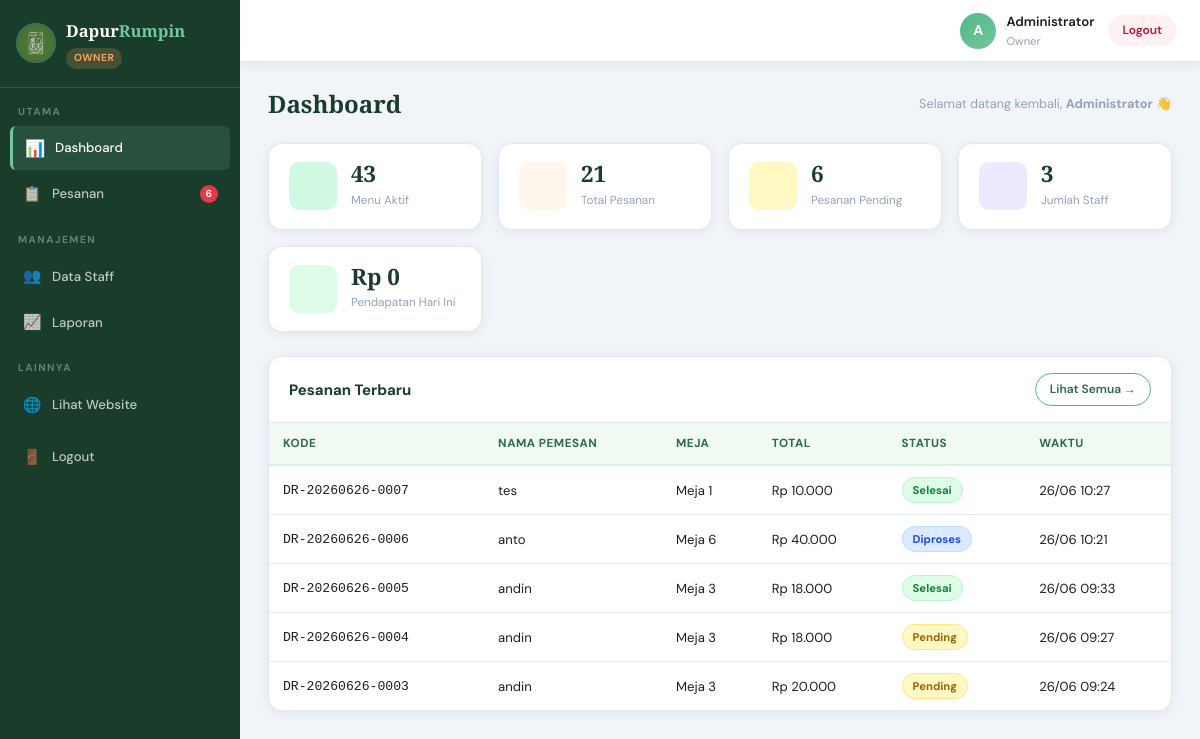
/admin/index.php (signed in), run on the app's committed database.
### tables this page shows
CREATE TABLE `pesanan` (
  `id` int(10) UNSIGNED NOT NULL,
  `kode_pesanan` varchar(30) NOT NULL,
  `nama_pemesan` varchar(100) NOT NULL,
  `nomor_meja` varchar(20) NOT NULL,
  `total_harga` int(10) UNSIGNED NOT NULL,
  `payment_method` enum('qris','tunai') DEFAULT NULL,
  `paid_at` timestamp NULL DEFAULT NULL,
  `status` enum('pending','diproses','selesai','dibatalkan') NOT NULL DEFAULT 'pending',
  `created_at` timestamp NOT NULL DEFAULT current_timestamp(),
  `updated_at` timestamp NOT NULL DEFAULT current_timestamp() ON UPDATE current_timestamp()
);

### includes/auth_check.php (called while the page is built, shortened)
<?php
function currentUser(): array
{
    return [
        'id'       => $_SESSION['user_id']       ?? null,
        'nama'     => $_SESSION['user_nama']      ?? '',
        'username' => $_SESSION['user_username']   ?? '',
        'role'     => $_SESSION['user_role']       ?? '',
    ];
}

### admin/index.php (the view, shortened to what this page needs)
<?php
require_once '../includes/auth_check.php';
require_once '../config/db.php';
$totalMenu     = $pdo->query("SELECT COUNT(*) FROM menu WHERE is_active = 1")->fetchColumn();
$totalPesanan  = $pdo->query("SELECT COUNT(*) FROM pesanan")->fetchColumn();
$pesananPending= $pdo->query("SELECT COUNT(*) FROM pesanan WHERE status = 'pending'")->fetchColumn();
$totalStaff    = $pdo->query("SELECT COUNT(*) FROM users WHERE role != 'owner'")->fetchColumn();
$pendapatanHari= $pdo->query(
    "SELECT COALESCE(SUM(total_harga),0) FROM pesanan
     WHERE DATE(created_at) = CURDATE() AND status != 'dibatalkan'"
)->fetchColumn();
$pesananTerbaru = $pdo->query(
    "SELECT * FROM pesanan ORDER BY created_at DESC LIMIT 5"
)->fetchAll();
function statusBadge(string $status): string {
    return match($status) {
        'pending'     => 'badge-pending',
        'diproses'    => 'badge-diproses',
        'selesai'     => 'badge-selesai',
        'dibatalkan'  => 'badge-dibatalkan',
        default       => ''
    };
}
?>
<!DOCTYPE html>
<html lang="id">
<head>
  <link rel="stylesheet" href="../css/dashboard.css">
</head>
<body>
<?php include '_sidebar.php'; ?>
<div class="main-content">
  <?php include '_topbar.php'; ?>
  <div class="page-body">
    <div class="page-title-wrap">
      <h2 class="page-title">Dashboard</h2>
      <p class="page-sub">Selamat datang kembali, <strong><?= htmlspecialchars($user['nama']) ?></strong> 👋</p>
    </div>
    <div class="stat-grid">
      <div class="stat-card">
        <div class="stat-icon" style="background:#d1fae5;color:#065f46;"></div>
        <div class="stat-info">
          <span class="stat-num"><?= $totalMenu ?></span>
          <span class="stat-lbl">Menu Aktif</span>
        </div>
      </div>
      <div class="stat-card">
        <div class="stat-icon" style="background:#fff7ed;color:#c2410c;"></div>
        <div class="stat-info">
          <span class="stat-num"><?= $totalPesanan ?></span>
          <span class="stat-lbl">Total Pesanan</span>
        </div>
      </div>
      <div class="stat-card">
        <div class="stat-icon" style="background:#fef9c3;color:#a16207;"></div>
        <div class="stat-info">
          <span class="stat-num"><?= $pesananPending ?></span>
          <span class="stat-lbl">Pesanan Pending</span>
        </div>
      </div>
      <div class="stat-card">
        <div class="stat-icon" style="background:#ede9fe;color:#6d28d9;"></div>
        <div class="stat-info">
          <span class="stat-num"><?= $totalStaff ?></span>
          <span class="stat-lbl">Jumlah Staff</span>
        </div>
      </div>
      <div class="stat-card stat-card-wide">
        <div class="stat-icon" style="background:#dcfce7;color:#15803d;"></div>
        <div class="stat-info">
          <span class="stat-num">Rp <?= number_format($pendapatanHari, 0, ',', '.') ?></span>
          <span class="stat-lbl">Pendapatan Hari Ini</span>
        </div>
      </div>
    </div>
    <div class="card">
      <div class="card-header">
        <h3 class="card-title"> Pesanan Terbaru</h3>
        <a href="../staff/pesanan.php" class="btn-sm btn-outline-hijau">Lihat Semua →</a>
      </div>
      <div class="table-wrap">
        <table class="data-table">
          <thead>
            <tr>
              <th>Kode</th>
              <th>Nama Pemesan</th>
              <th>Meja</th>
              <th>Total</th>
              <th>Status</th>
              <th>Waktu</th>
            </tr>
          </thead>
          <tbody>
            <?php if (empty($pesananTerbaru)): ?>
              <tr><td colspan="6" class="td-empty">Belum ada pesanan masuk.</td></tr>
            <?php else: ?>
              <?php foreach ($pesananTerbaru as $p): ?>
              <tr>
                <td><code><?= htmlspecialchars($p['kode_pesanan']) ?></code></td>
                <td><?= htmlspecialchars($p['nama_pemesan']) ?></td>
                <td>Meja <?= htmlspecialchars($p['nomor_meja']) ?></td>
                <td>Rp <?= number_format($p['total_harga'], 0, ',', '.') ?></td>
                <td><span class="badge <?= statusBadge($p['status']) ?>"><?= ucfirst($p['status']) ?></span></td>
                <td><?= date('d/m H:i', strtotime($p['created_at'])) ?></td>
              </tr>
              <?php endforeach; ?>
            <?php endif; ?>
          </tbody>
        </table>
      </div>
    </div>
  </div>
</div>
</body>
</html>

### css/dashboard.css (style rules this page uses)
:root { --hijau-tua: #1a3c2b; --hijau-utama: #2d6a4f; --hijau-muda: #52b788; --hijau-cerah: #74c69d; --hijau-pucat: #d8f3dc; --hijau-pastel: #f0faf2; --kuning-aksen: #f4a261; --abu: #5a6472; --abu-muda: #94a3b8; --gelap: #1b1f23; --putih: #ffffff; --bg-dash: #f1f5f9; --border: #e2e8f0; --sidebar-w: 240px; --topbar-h: 62px; --radius-lg: 14px; --radius-md: 10px; --radius-sm: 6px; --shadow: 0 2px 12px rgba(0,0,0,0.07); --shadow-md: 0 4px 24px rgba(0,0,0,0.1); --transition: all 0.3s cubic-bezier(.4,0,.2,1); }
*, *::before, *::after { box-sizing: border-box; margin: 0; padding: 0; }
html { font-size: 15px; scroll-behavior: smooth; }
body { font-family: 'DM Sans', sans-serif; background: var(--bg-dash); color: var(--gelap); line-height: 1.6; display: flex; min-height: 100vh; }
a { text-decoration: none; color: inherit; }
.main-content { margin-left: var(--sidebar-w); flex: 1; display: flex; flex-direction: column; min-height: 100vh; }
.page-body { padding: 28px 28px 60px; flex: 1; }
.page-title-wrap { display: flex; align-items: flex-start; justify-content: space-between; margin-bottom: 24px; flex-wrap: wrap; gap: 12px; }
.page-title { font-family: 'Playfair Display', serif; font-size: 1.6rem; font-weight: 800; color: var(--hijau-tua); line-height: 1.2; }
.page-sub { font-size: 0.85rem; color: var(--abu-muda); margin-top: 4px; }
.card { background: var(--putih); border-radius: var(--radius-lg); border: 1px solid var(--border); box-shadow: var(--shadow); overflow: hidden; margin-bottom: 20px; }
.card-header { display: flex; align-items: center; justify-content: space-between; padding: 16px 20px; border-bottom: 1px solid var(--border); }
.card-title { font-size: 1rem; font-weight: 700; color: var(--hijau-tua); }
.stat-grid { display: grid; grid-template-columns: repeat(auto-fit, minmax(180px, 1fr)); gap: 16px; margin-bottom: 24px; }
.stat-card { background: var(--putih); border-radius: var(--radius-lg); border: 1px solid var(--border); padding: 18px 20px; display: flex; align-items: center; gap: 14px; box-shadow: var(--shadow); transition: var(--transition); }
.stat-card-wide { grid-column: span 1; }
.stat-icon { width: 48px; height: 48px; border-radius: var(--radius-md); display: flex; align-items: center; justify-content: center; font-size: 1.4rem; flex-shrink: 0; }
.stat-num { display: block; font-family: 'Playfair Display', serif; font-size: 1.5rem; font-weight: 800; color: var(--hijau-tua); line-height: 1.1; }
.stat-lbl { font-size: 0.78rem; color: var(--abu-muda); }
.table-wrap { overflow-x: auto; }
.data-table { width: 100%; border-collapse: collapse; font-size: 0.875rem; }
.data-table thead tr { background: var(--hijau-pastel); }
.data-table th { padding: 11px 14px; text-align: left; font-size: 0.78rem; font-weight: 700; text-transform: uppercase; letter-spacing: 0.5px; color: var(--hijau-utama); white-space: nowrap; border-bottom: 2px solid var(--hijau-pucat); }
.data-table td { padding: 11px 14px; border-bottom: 1px solid var(--border); vertical-align: middle; }
.data-table tbody tr:last-child td { border-bottom: none; }
.badge { display: inline-block; padding: 3px 10px; border-radius: 50px; font-size: 0.75rem; font-weight: 700; }
.badge-pending { background: #fef9c3; color: #a16207; border: 1px solid #fde68a; }
.badge-diproses { background: #dbeafe; color: #1d4ed8; border: 1px solid #bfdbfe; }
.badge-selesai { background: #dcfce7; color: #15803d; border: 1px solid #bbf7d0; }
.btn-sm { padding: 6px 14px; border-radius: 50px; font-size: 0.8rem; font-weight: 600; cursor: pointer; border: none; transition: var(--transition); text-decoration: none; display: inline-flex; align-items: center; gap: 4px; }
.btn-outline-hijau { border: 1.5px solid var(--hijau-muda); color: var(--hijau-utama); background: transparent; }

### data on the page
pesanan: kode_pesanan "DR-20260626-0007", nama_pemesan "tes", nomor_meja "1", total_harga "10.000", status "Selesai", created_at "26/06 10:27"
pesanan: kode_pesanan "DR-20260626-0006", nama_pemesan "anto", nomor_meja "6", total_harga "40.000", status "Diproses", created_at "26/06 10:21"
pesanan: kode_pesanan "DR-20260626-0005", nama_pemesan "andin", nomor_meja "3", total_harga "18.000", status "Selesai", created_at "26/06 09:33"
pesanan: kode_pesanan "DR-20260626-0004", nama_pemesan "andin", nomor_meja "3", total_harga "18.000", status "Pending", created_at "26/06 09:27"
pesanan: kode_pesanan "DR-20260626-0003", nama_pemesan "andin", nomor_meja "3", total_harga "20.000", status "Pending", created_at "26/06 09:24"

### other printed values
getRoleLabel($role) "OWNER"
$pending "6"
substr($user['nama'], 0, 1) "A"
$user['nama'] "Administrator"
$user['role'] "Owner"
$totalMenu "43"
$totalPesanan "21"
$pesananPending "6"
$totalStaff "3"
$pendapatanHari "0"
